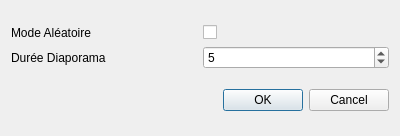
<?xml version="1.0" encoding="UTF-8"?>
<ui version="4.0">
 <class>UserPreferences</class>
 <widget class="QDialog" name="UserPreferences">
  <property name="geometry">
   <rect>
    <x>0</x>
    <y>0</y>
    <width>400</width>
    <height>136</height>
   </rect>
  </property>
  <property name="windowTitle">
   <string>Dialog</string>
  </property>
  <layout class="QVBoxLayout" name="verticalLayout">
   <item>
    <layout class="QGridLayout" name="gridLayout">
     <item row="0" column="1">
      <widget class="QCheckBox" name="m_random_mode">
       <property name="text">
        <string/>
       </property>
       <property name="checked">
        <bool>false</bool>
       </property>
      </widget>
     </item>
     <item row="0" column="0">
      <widget class="QLabel" name="label_2">
       <property name="sizePolicy">
        <sizepolicy hsizetype="Preferred" vsizetype="Preferred">
         <horstretch>0</horstretch>
         <verstretch>0</verstretch>
        </sizepolicy>
       </property>
       <property name="text">
        <string>Mode Aléatoire</string>
       </property>
      </widget>
     </item>
     <item row="1" column="0">
      <widget class="QLabel" name="label">
       <property name="text">
        <string>Durée Diaporama</string>
       </property>
      </widget>
     </item>
     <item row="1" column="1">
      <widget class="QSpinBox" name="m_diap_dur">
       <property name="value">
        <number>5</number>
       </property>
      </widget>
     </item>
    </layout>
   </item>
   <item>
    <widget class="QDialogButtonBox" name="buttonBox">
     <property name="orientation">
      <enum>Qt::Horizontal</enum>
     </property>
     <property name="standardButtons">
      <set>QDialogButtonBox::Cancel|QDialogButtonBox::Ok</set>
     </property>
    </widget>
   </item>
  </layout>
 </widget>
 <resources/>
 <connections>
  <connection>
   <sender>buttonBox</sender>
   <signal>accepted()</signal>
   <receiver>UserPreferences</receiver>
   <slot>accept()</slot>
   <hints>
    <hint type="sourcelabel">
     <x>248</x>
     <y>254</y>
    </hint>
    <hint type="destinationlabel">
     <x>157</x>
     <y>274</y>
    </hint>
   </hints>
  </connection>
  <connection>
   <sender>buttonBox</sender>
   <signal>rejected()</signal>
   <receiver>UserPreferences</receiver>
   <slot>reject()</slot>
   <hints>
    <hint type="sourcelabel">
     <x>316</x>
     <y>260</y>
    </hint>
    <hint type="destinationlabel">
     <x>286</x>
     <y>274</y>
    </hint>
   </hints>
  </connection>
 </connections>
</ui>
